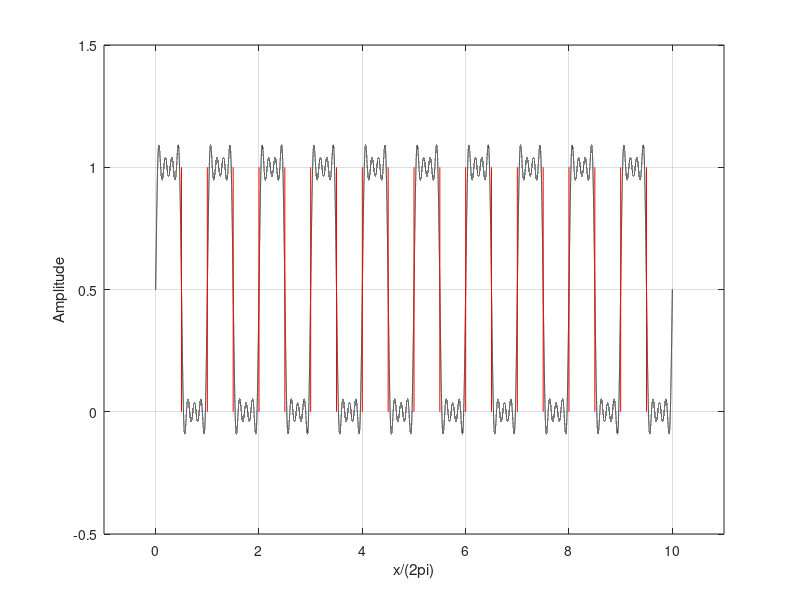

The MATLAB source for this figure:
clear;
home;
pkg load signal;

x = 0.0:0.0001:(2.0*pi)*10;
b1 = 2.0/pi;
b3 = 2.0/(3.0*pi);
b5 = 2.0/(5.0*pi);
b7 = 2.0/(7.0*pi);
S = 0.5 + b1*sin(1.0*x) + b3*sin(3.0*x) + b5*sin(5.0*x) + b7*sin(7.0*x);

plot(x/(2.0*pi),S,'color','black');
hold on;
grid on;
axis([-1 11 -0.5 1.5]);
xlabel("x/(2pi)");
ylabel("Amplitude");
plot(x/(2.0*pi),square(x)*0.5+0.5,'color','red');
